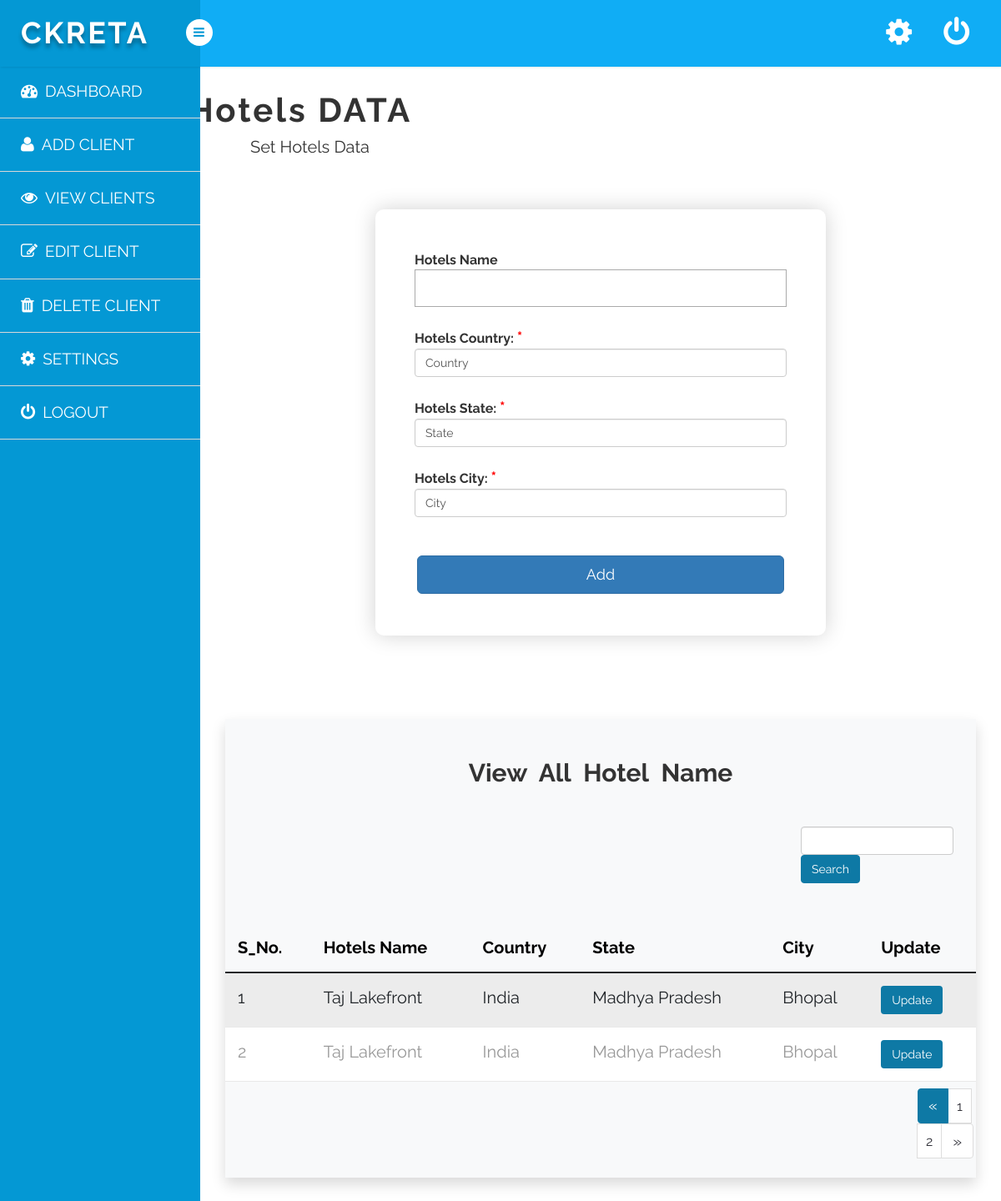
/client/hotel.php (signed in), run on the app's committed database.
### tables this page shows
CREATE TABLE `hotels` (
  `user_id` int(11) NOT NULL,
  `trip_id` varchar(255) NOT NULL,
  `hotel_name` varchar(255) NOT NULL,
  `hotel_country` char(255) NOT NULL,
  `hotel_state` char(255) NOT NULL,
  `hotel_city` char(255) NOT NULL
);

### client/hotel.php (the view, shortened to what this page needs)
<?php
 $num_per_page=02;
    if(isset($_GET["page"]))
    {
            $page=$_GET["page"];
    }
    else
    {
        $page=1;
    }
    $start_from=($page-1) * 02;
    $sql="Select * from hotels ORDER BY user_id DESC limit $start_from,$num_per_page";
if (isset($_POST['btnsubmit'])) {
    $valuesearch = $_POST['valuesearch'];
    $sql = "SELECT * FROM `hotels` WHERE CONCAT(`user_id`,`hotel_name`)LIKE '%" . $valuesearch . "%'";
    $rs_result = filterTable($sql);
} else {
    $rs_result = filterTable($sql);
}
function filterTable($sql)
{
    include('../conn/config.php');
    $filter_result = mysqli_query($conn, $sql);
    return $filter_result;
}
?>
<link rel="stylesheet" href="../css/view_all.css">
<!DOCTYPE html>
<html>
<link rel="stylesheet" href="add.css">
<link rel="stylesheet" href="https://maxcdn.bootstrapcdn.com/bootstrap/3.3.5/css/bootstrap.min.css">
<link rel="stylesheet"
    href="https://cdnjs.cloudflare.com/ajax/libs/bootstrap-multiselect/0.9.13/css/bootstrap-multiselect.css">
<link rel="stylesheet" href="https://maxcdn.bootstrapcdn.com/bootstrap/3.4.1/css/bootstrap.min.css">
<link href="https://cdn.jsdelivr.net/npm/bootstrap@5.1.3/dist/css/bootstrap.min.css" rel="stylesheet"
>
<link rel="stylesheet" href="https://cdnjs.cloudflare.com/ajax/libs/font-awesome/4.7.0/css/font-awesome.min.css">
<link rel="stylesheet" href="../css/setting.css">
<link rel="stylesheet" href="../css/main.css">
<body>
    <?php include '../include/side.php' ?>
    <section id="container">
        <section id="main-content">
            <section class="wrapper">
                <div class="panel-body ">
                    <h1 class="set1">Hotels DATA</h1>
                    <p class="set my-2">Set Hotels Data</p>
                    <form id="regForm1"  action="" method="post">
                                <div class="row">
                                    <div class="col-12">
                                    <label>Hotels Name</label><br>
                                     <input type="text" name="hotel_name" placeholder="Hotel Name">
                                    </div>
                                </div>
                                <br>
                                <div class="row">
                                    <div class="col-12">
                        <label>Hotels Country: <span style="color:red">*</span></label>
                        <select name="hotel_country" id="countryId" aria-label=".form-select-lg example"
                        class="form-control form-select form-select-lg" onchange="getStateByCountry();">
                            <option value="">Country</option>
                        </select>
                        <br>
                        <label class="b">Hotels State: <span style="color:red">*</span></label>
                        <select class="form-control form-select form-select-lg mb-"
                        aria-label=".form-select-lg example" name="hotel_state" id="stateId" onchange="getCityByState();">
                            <option value="">State</option>
                        </select>
                        <br>
                        <label id="dynamic_field" class="b">Hotels City: <span style="color:red">*</span></label>
                        <select class="form-control city_name" name="hotel_city" id="cityDiv">
                            <option value="">City</option>
                        </select>
                        <br>
</div>
                    </div>
                         <br>
                        <button type="submit" name="submitbtnn" class="btn btn-primary btn-lg btn-block style="color: white;">Add</button>
                    </form>
                    <div class="table-responsive  cla shadow bg-light" >
                    <h4 style="font-size: 30px;font-weight:900px; " class="text-center my-5"><b>View&nbsp;
                                All&nbsp;&nbsp;Hotel&nbsp;&nbsp;Name</b></h4>
                            <form class="form-inline my-5" method="post" action="#">
                                <input type="text" class="form-control"  id="search_text"
                                    name="valuesearch" placeholder="Search : Enter Trip ID , Name , Date">
                                <button class="btn btn-success" type="submit" value="Filter"
                                    name="btnsubmit">Search</button>
                            </form>
                            <table class="table table-striped my-2 " >
                                <thead>
                                    <tr style="text-align: center;"  class="cs">
                                        <th  style="color: black; font-weight:bold;font-size:20px;">S_No.</th>
                                        <th style="color: black; font-weight:bold;font-size:20px;">Hotels Name</th>
                                        <th style="color: black; font-weight:bold;font-size:20px;">Country</th>
                                        <th style="color: black; font-weight:bold;font-size:20px;">State</th>
                                        <th style="color: black; font-weight:bold;font-size:20px;">City</th>
                                        <th style="color: black; font-weight:bold;font-size:20px;">Update</th>
                                     </tr>
                                </thead>
                                <tbody style="background-color: white;">
                                 <?php
        include('../conn/config.php');
            $a=0;
            while ($row = mysqli_fetch_assoc($rs_result)){
                ?>
                                    <tr >
                                        <td style="font-size:20px;">
                                            <?php echo ++$a ?>
                                        </td>
                                        <td style="font-size:20px;">
                                            <?php echo $row['hotel_name'] ?>
                                        </td>
                                        <td style="font-size:20px;">
                                            <?php echo $row['hotel_country'] ?>
                                        </td>
                                        <td style="font-size:20px;">
                                            <?php echo $row['hotel_state'] ?>
                                        </td>
                                        <td style="font-size:20px;">
                                            <?php echo $row['hotel_city'] ?>
                                        </td>
                                        <td>
                                            <a href="update_hotel.php?upd=<?php echo $row['user_id']?>"
                                                class="btn btn" style="background-color: #0e79a5; color:white;">Update</a>
                                        </td>
                                      </tr>
                                    <?php
                                        }
                                        ?>
                                </tbody>
                            </table>
                            <nav aria-label="Page navigation example ">
                                <ul class="pagination  ">
                                    <li class="page-item active">
                                        <a class="page-link" aria-label="Previous" href="<?php
                                        if($page <=1)
                                        {
                                            echo '#';
                                        }
                                        else
                                        {
                                            echo"?page=".$page -1;
                                        }
                                        ?>"> <span aria-hidden="true">&laquo;</span>
                                            <span class="sr-only">Previous</span></a>
                                    </li>
                                    <?php
                                            $sql="select * from hotels";
                                            $rs_result=mysqli_query($conn,$sql);
                                            $total_records=mysqli_num_rows($rs_result);
                                            $total_page=ceil($total_records/$num_per_page);
                                            for($i=1;$i<=$total_page;$i++)
                                            {
                                                ?>
                                    <li class="page-item">
                                        <?php  echo "<a  class='page-link' aria-label='Previous' href='hotel.php?page=".$i."' >".$i."</a>";?>
                                    </li>
                                    <?php
                                            }
                                            ?>
                                    <li class="page-item">
                                        <a class="page-link" aria-label="Next" href="<?php
                                        if($page ==$total_page)
                                        {
                                            echo '#';
                                        }
                                        else
                                        {
                                            echo"?page=".$page +1;
                                        }
                                        ?>"> <span aria-hidden="true">&raquo;</span>
                                            <span class="sr-only">Next</span></a>
                                    </li>
                                </ul>
                            </nav>
                            <br>
                        </div>
                    </div>
        </section>
    </section>
</section>
<?php include '../include/footer.php' ?>

### css/view_all.css (style rules this page uses)
.form-inline { margin-left: 690px; }
.btn-success { color: #fff; background-color:#0e79a5 !important; border-color: #0e79a5 !important; }
.page-item.active .page-link { z-index: 3; color: #fff; background-color: #0e79a5 !important; border-color: #0e79a5 !important; }
input { line-height: normal; }
nav { margin-left: 830px; }
.page-item:first-child .page-link { border-top-left-radius: 0.25rem; border-bottom-left-radius: 0.25rem; height: 42px; }
.page-item:not(:first-child) .page-link { margin-left: -1px; height: 42px; padding: 10px; }
.page-item:last-child .page-link { border-top-right-radius: 0.25rem; border-bottom-right-radius: 0.25rem; padding: 7px 13px; }

### client/add.css (style rules this page uses)
* { box-sizing: border-box; }
body { background-color: #f1f1f1; }
#regForm1 { background-color: #ffffff; margin: 100px auto; font-family: Raleway; padding: 40px; width: 60%; min-width: 300px; }
h1 { text-align: center; }
input { padding: 10px; width: 100%; font-size: 17px; font-family: Raleway; border: 1px solid #aaaaaa; }
button { background-color: #10ADF5; color: #ffffff; border: none; padding: 10px 20px; font-size: 17px; font-family: Raleway; cursor: pointer; }
#regForm1 { box-shadow: 0px 0px 26px 0px rgb(0 0 0 / 18%) !important; padding: 50px !important; background-color: #ffffff !important; border-radius: 10px; margin-top: 60px; }

### css/setting.css (style rules this page uses)
h1.set1 { margin-left: -720px; font-size: 40px; font-weight: bold; letter-spacing: 3px; }
p.set { margin-left: 30px; font-size: 20px; }

### css/style.css (style rules this page uses)
h4, h5, h6, h1, h2, h3 { margin: 0; }
ul, ol { margin: 0; }
p { margin: 0; }
html, body { font-family: 'Roboto', sans-serif; font-size: 100%; overflow-x: hidden; font-family: 'Raleway', sans-serif; background-size:cover; }
body a { transition: 0.5s all ease; -webkit-transition: 0.5s all ease; -moz-transition: 0.5s all ease; -o-transition: 0.5s all ease; -ms-transition: 0.5s all ease; text-decoration:none; }
h1,h2,h3,h4,h5,h6 { margin:0; }
p { margin:0; }
ul,label { margin:0; padding:0; }
#main-content { margin-left:240px; -webkit-transition:all .3s ease-in-out; -moz-transition:all .3s ease-in-out; -o-transition:all .3s ease-in-out; transition:all .3s ease-in-out; }
.wrapper { display:inline-block; margin-top:80px; padding:15px; width:100%; }
.table>thead>tr>th { border-bottom: 1px solid #e1ab91 ! important; }
.table>tbody>tr>td, .table>tbody>tr>th, .table>tfoot>tr>td, .table>tfoot>tr>th, .table>thead>tr>td, .table>thead>tr>th { border-bottom: 1px solid #e9e9e9 ! important; }
.table > thead > tr > th, .table > tbody > tr > th, .table > tfoot > tr > th, .table > thead > tr > td, .table > tbody > tr > td, .table > tfoot > tr > td { border-top: none !important; }
.pagination > .active > a, .pagination > .active > span, .pagination > .active > a:hover, .pagination > .active > span:hover, .pagination > .active > a:focus, .pagination > .active > span:focus { z-index: 0; }
.table td, .table>tbody>tr>td, .table>tbody>tr>th, .table>tfoot>tr>td, .table>tfoot>tr>th, .table>thead>tr>td, .table>thead>tr>th { padding: 15px!important; }
.table > thead > tr > th, .table > tbody > tr > th, .table > tfoot > tr > th, .table > thead > tr > td, .table > tbody > tr > td, .table > tfoot > tr > td { font-size: 0.9em; color: #999; border-top: none !important; }
.pagination li a { color: #32323a; }
.pagination { margin: 0 !important; }

### client/hotel.php (style rules this page uses)
::placeholder { color: red !important; }

### include/side.php (style rules this page uses)
span { font-size: 19px; }

### data on the page
hotels: hotel_name "Taj Lakefront", hotel_country "India", hotel_state "Madhya Pradesh", hotel_city "Bhopal"
hotels: hotel_name "Taj Lakefront", hotel_country "India", hotel_state "Madhya Pradesh", hotel_city "Bhopal"
